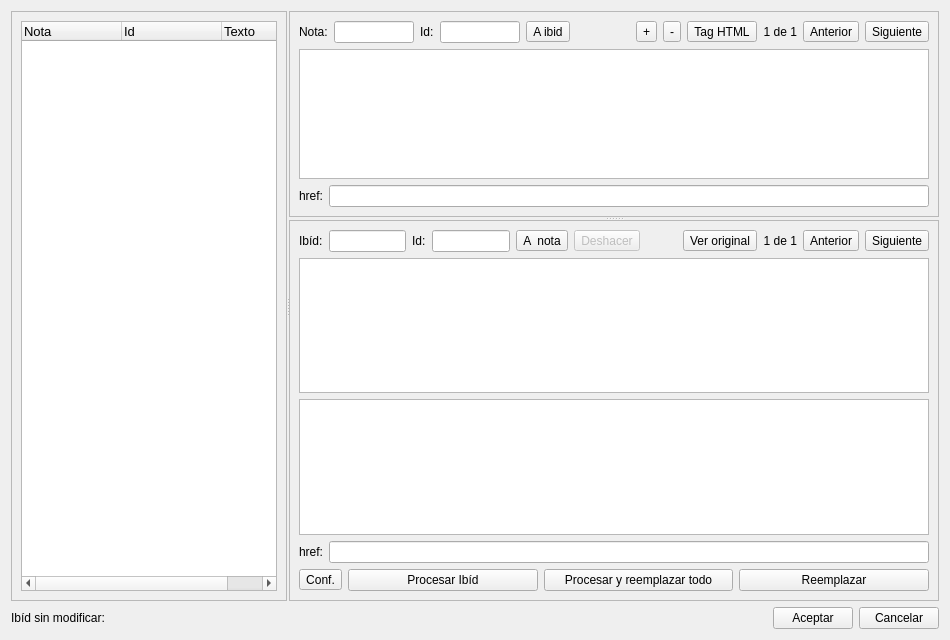
<?xml version="1.0" encoding="UTF-8"?>
<ui version="4.0">
 <class>Dialog</class>
 <widget class="QDialog" name="Dialog">
  <property name="geometry">
   <rect>
    <x>0</x>
    <y>0</y>
    <width>950</width>
    <height>640</height>
   </rect>
  </property>
  <property name="windowTitle">
   <string>ePLIbidem</string>
  </property>
  <property name="windowIcon">
   <iconset>
    <normaloff>../app.ico</normaloff>../app.ico</iconset>
  </property>
  <layout class="QVBoxLayout" name="verticalLayout">
   <item>
    <widget class="QSplitter" name="splitterVertical">
     <property name="sizePolicy">
      <sizepolicy hsizetype="Expanding" vsizetype="Preferred">
       <horstretch>0</horstretch>
       <verstretch>0</verstretch>
      </sizepolicy>
     </property>
     <property name="orientation">
      <enum>Qt::Horizontal</enum>
     </property>
     <property name="handleWidth">
      <number>2</number>
     </property>
     <widget class="QFrame" name="FrameLeft">
      <property name="sizePolicy">
       <sizepolicy hsizetype="Minimum" vsizetype="Preferred">
        <horstretch>0</horstretch>
        <verstretch>0</verstretch>
       </sizepolicy>
      </property>
      <property name="frameShape">
       <enum>QFrame::StyledPanel</enum>
      </property>
      <property name="frameShadow">
       <enum>QFrame::Raised</enum>
      </property>
      <layout class="QVBoxLayout" name="verticalLayout_2">
       <item>
        <widget class="QTreeWidget" name="NoteBrowser">
         <property name="font">
          <font>
           <pointsize>10</pointsize>
          </font>
         </property>
         <property name="focusPolicy">
          <enum>Qt::NoFocus</enum>
         </property>
         <column>
          <property name="text">
           <string>Nota</string>
          </property>
         </column>
         <column>
          <property name="text">
           <string>Id</string>
          </property>
         </column>
         <column>
          <property name="text">
           <string>Texto</string>
          </property>
         </column>
        </widget>
       </item>
      </layout>
     </widget>
     <widget class="QFrame" name="FrameRight">
      <property name="frameShape">
       <enum>QFrame::NoFrame</enum>
      </property>
      <property name="frameShadow">
       <enum>QFrame::Raised</enum>
      </property>
      <property name="lineWidth">
       <number>0</number>
      </property>
      <layout class="QVBoxLayout" name="verticalLayout_3">
       <property name="leftMargin">
        <number>0</number>
       </property>
       <property name="topMargin">
        <number>0</number>
       </property>
       <property name="rightMargin">
        <number>0</number>
       </property>
       <property name="bottomMargin">
        <number>0</number>
       </property>
       <item>
        <widget class="QSplitter" name="splitterHorizontal">
         <property name="orientation">
          <enum>Qt::Vertical</enum>
         </property>
         <property name="handleWidth">
          <number>3</number>
         </property>
         <widget class="QFrame" name="IbidFrame">
          <property name="frameShape">
           <enum>QFrame::StyledPanel</enum>
          </property>
          <property name="frameShadow">
           <enum>QFrame::Raised</enum>
          </property>
          <layout class="QVBoxLayout" name="verticalLayout_4">
           <item>
            <layout class="QHBoxLayout" name="NoteLayout">
             <item>
              <widget class="QLabel" name="NoteLabel">
               <property name="text">
                <string>Nota:</string>
               </property>
              </widget>
             </item>
             <item>
              <widget class="QLineEdit" name="NoteEntry">
               <property name="maximumSize">
                <size>
                 <width>80</width>
                 <height>16777215</height>
                </size>
               </property>
               <property name="alignment">
                <set>Qt::AlignCenter</set>
               </property>
               <property name="readOnly">
                <bool>true</bool>
               </property>
              </widget>
             </item>
             <item>
              <widget class="QLabel" name="NoteIdLabel">
               <property name="text">
                <string>Id:</string>
               </property>
              </widget>
             </item>
             <item>
              <widget class="QLineEdit" name="NoteIdEntry">
               <property name="maximumSize">
                <size>
                 <width>80</width>
                 <height>16777215</height>
                </size>
               </property>
               <property name="alignment">
                <set>Qt::AlignCenter</set>
               </property>
               <property name="readOnly">
                <bool>true</bool>
               </property>
              </widget>
             </item>
             <item>
              <widget class="QToolButton" name="NoteToIbidButton">
               <property name="sizePolicy">
                <sizepolicy hsizetype="Minimum" vsizetype="Fixed">
                 <horstretch>0</horstretch>
                 <verstretch>0</verstretch>
                </sizepolicy>
               </property>
               <property name="focusPolicy">
                <enum>Qt::NoFocus</enum>
               </property>
               <property name="toolTip">
                <string>Pasar nota a ibíd.</string>
               </property>
               <property name="text">
                <string>A ibid</string>
               </property>
               <property name="icon">
                <iconset theme="format-indent-more">
                 <normaloff>.</normaloff>.</iconset>
               </property>
              </widget>
             </item>
             <item>
              <spacer name="NoteSpacer">
               <property name="orientation">
                <enum>Qt::Horizontal</enum>
               </property>
               <property name="sizeHint" stdset="0">
                <size>
                 <width>40</width>
                 <height>20</height>
                </size>
               </property>
              </spacer>
             </item>
             <item>
              <widget class="QToolButton" name="FontIncreaseSizeButton">
               <property name="toolTip">
                <string>Aumenta el tamaño del texto.</string>
               </property>
               <property name="text">
                <string>+</string>
               </property>
               <property name="icon">
                <iconset theme="format-font-size-more">
                 <normaloff>.</normaloff>.</iconset>
               </property>
               <property name="shortcut">
                <string>Ctrl++</string>
               </property>
              </widget>
             </item>
             <item>
              <widget class="QToolButton" name="FontDecreaseSizeButton">
               <property name="toolTip">
                <string>Disminuye el tamaño del texto.</string>
               </property>
               <property name="text">
                <string>-</string>
               </property>
               <property name="icon">
                <iconset theme="format-font-size-less">
                 <normaloff>.</normaloff>.</iconset>
               </property>
               <property name="shortcut">
                <string>Ctrl+-</string>
               </property>
              </widget>
             </item>
             <item>
              <widget class="QToolButton" name="TagButton">
               <property name="focusPolicy">
                <enum>Qt::NoFocus</enum>
               </property>
               <property name="toolTip">
                <string>Aplica/Oculta estilos HTML.
(No se puede editar la nota en este modo)</string>
               </property>
               <property name="text">
                <string>Tag HTML</string>
               </property>
               <property name="icon">
                <iconset theme="format-text-code">
                 <normaloff>.</normaloff>.</iconset>
               </property>
               <property name="checkable">
                <bool>true</bool>
               </property>
               <property name="checked">
                <bool>false</bool>
               </property>
              </widget>
             </item>
             <item>
              <widget class="QLabel" name="NoteCurrent">
               <property name="text">
                <string>1 de 1</string>
               </property>
               <property name="alignment">
                <set>Qt::AlignRight|Qt::AlignTrailing|Qt::AlignVCenter</set>
               </property>
              </widget>
             </item>
             <item>
              <widget class="QToolButton" name="NotePrevButton">
               <property name="focusPolicy">
                <enum>Qt::NoFocus</enum>
               </property>
               <property name="toolTip">
                <string>Retrocede a la nota anterior.</string>
               </property>
               <property name="text">
                <string>Anterior</string>
               </property>
               <property name="icon">
                <iconset theme="go-previous">
                 <normaloff>.</normaloff>.</iconset>
               </property>
              </widget>
             </item>
             <item>
              <widget class="QToolButton" name="NoteNextButton">
               <property name="focusPolicy">
                <enum>Qt::NoFocus</enum>
               </property>
               <property name="toolTip">
                <string>Avanza a la siguiente nota.</string>
               </property>
               <property name="text">
                <string>Siguiente</string>
               </property>
               <property name="icon">
                <iconset theme="go-next">
                 <normaloff>.</normaloff>.</iconset>
               </property>
              </widget>
             </item>
            </layout>
           </item>
           <item>
            <widget class="QTextEdit" name="NoteText">
             <property name="enabled">
              <bool>true</bool>
             </property>
             <property name="font">
              <font>
               <pointsize>11</pointsize>
              </font>
             </property>
             <property name="toolTip">
              <string>Texto de la nota base.</string>
             </property>
             <property name="tabChangesFocus">
              <bool>true</bool>
             </property>
             <property name="undoRedoEnabled">
              <bool>false</bool>
             </property>
             <property name="readOnly">
              <bool>true</bool>
             </property>
            </widget>
           </item>
           <item>
            <layout class="QHBoxLayout" name="NoteHrefLayout">
             <item>
              <widget class="QLabel" name="NoteHrefLabel">
               <property name="text">
                <string>href:</string>
               </property>
              </widget>
             </item>
             <item>
              <widget class="QLineEdit" name="NoteHrefEntry">
               <property name="readOnly">
                <bool>true</bool>
               </property>
              </widget>
             </item>
            </layout>
           </item>
          </layout>
         </widget>
         <widget class="QFrame" name="NoteFrame">
          <property name="frameShape">
           <enum>QFrame::StyledPanel</enum>
          </property>
          <property name="frameShadow">
           <enum>QFrame::Raised</enum>
          </property>
          <layout class="QVBoxLayout" name="verticalLayout_5">
           <item>
            <layout class="QHBoxLayout" name="IbidControlsLayout">
             <item>
              <widget class="QLabel" name="IbidLabel">
               <property name="text">
                <string>Ibíd:</string>
               </property>
              </widget>
             </item>
             <item>
              <widget class="QLineEdit" name="IbidEntry">
               <property name="maximumSize">
                <size>
                 <width>80</width>
                 <height>16777215</height>
                </size>
               </property>
               <property name="alignment">
                <set>Qt::AlignCenter</set>
               </property>
               <property name="readOnly">
                <bool>true</bool>
               </property>
              </widget>
             </item>
             <item>
              <widget class="QLabel" name="IbidIdLabel">
               <property name="text">
                <string>Id:</string>
               </property>
              </widget>
             </item>
             <item>
              <widget class="QLineEdit" name="IbidIdEntry">
               <property name="maximumSize">
                <size>
                 <width>80</width>
                 <height>16777215</height>
                </size>
               </property>
               <property name="alignment">
                <set>Qt::AlignCenter</set>
               </property>
               <property name="readOnly">
                <bool>true</bool>
               </property>
              </widget>
             </item>
             <item>
              <widget class="QToolButton" name="IbidToNoteButton">
               <property name="focusPolicy">
                <enum>Qt::NoFocus</enum>
               </property>
               <property name="toolTip">
                <string>Pasar ibíd. a nota.</string>
               </property>
               <property name="text">
                <string>A  nota</string>
               </property>
               <property name="icon">
                <iconset theme="format-indent-less">
                 <normaloff>.</normaloff>.</iconset>
               </property>
              </widget>
             </item>
             <item>
              <widget class="QToolButton" name="IbidUndoButton">
               <property name="enabled">
                <bool>false</bool>
               </property>
               <property name="focusPolicy">
                <enum>Qt::NoFocus</enum>
               </property>
               <property name="toolTip">
                <string>Restaura la nota al texto original.</string>
               </property>
               <property name="text">
                <string>Deshacer</string>
               </property>
               <property name="icon">
                <iconset theme="edit-undo">
                 <normaloff>.</normaloff>.</iconset>
               </property>
               <property name="shortcut">
                <string>Ctrl+U</string>
               </property>
              </widget>
             </item>
             <item>
              <spacer name="IbidSpacer">
               <property name="orientation">
                <enum>Qt::Horizontal</enum>
               </property>
               <property name="sizeHint" stdset="0">
                <size>
                 <width>40</width>
                 <height>20</height>
                </size>
               </property>
              </spacer>
             </item>
             <item>
              <widget class="QToolButton" name="ShowOriginalIbid">
               <property name="toolTip">
                <string>Muestra/Oculta el ibid original.</string>
               </property>
               <property name="text">
                <string>Ver original</string>
               </property>
               <property name="icon">
                <iconset theme="view-visible">
                 <normaloff>.</normaloff>.</iconset>
               </property>
               <property name="checkable">
                <bool>true</bool>
               </property>
              </widget>
             </item>
             <item>
              <widget class="QLabel" name="IbidCurrent">
               <property name="text">
                <string>1 de 1</string>
               </property>
               <property name="alignment">
                <set>Qt::AlignRight|Qt::AlignTrailing|Qt::AlignVCenter</set>
               </property>
              </widget>
             </item>
             <item>
              <widget class="QToolButton" name="IbidPrevButton">
               <property name="focusPolicy">
                <enum>Qt::NoFocus</enum>
               </property>
               <property name="toolTip">
                <string>Retrocede a la nota ibíd. anterior.</string>
               </property>
               <property name="text">
                <string>Anterior</string>
               </property>
               <property name="icon">
                <iconset theme="go-previous">
                 <normaloff>.</normaloff>.</iconset>
               </property>
               <property name="shortcut">
                <string>Ctrl+PgUp</string>
               </property>
              </widget>
             </item>
             <item>
              <widget class="QToolButton" name="IbidNextButton">
               <property name="focusPolicy">
                <enum>Qt::NoFocus</enum>
               </property>
               <property name="toolTip">
                <string>Avanza a la siguiente nota ibíd.</string>
               </property>
               <property name="text">
                <string>Siguiente</string>
               </property>
               <property name="icon">
                <iconset theme="go-next">
                 <normaloff>.</normaloff>.</iconset>
               </property>
               <property name="shortcut">
                <string>Ctrl+PgDown</string>
               </property>
              </widget>
             </item>
            </layout>
           </item>
           <item>
            <widget class="QTextEdit" name="IbidOriginalText">
             <property name="enabled">
              <bool>true</bool>
             </property>
             <property name="font">
              <font>
               <pointsize>11</pointsize>
              </font>
             </property>
             <property name="toolTip">
              <string>Texto de la nota ibíd. original.</string>
             </property>
             <property name="undoRedoEnabled">
              <bool>false</bool>
             </property>
             <property name="readOnly">
              <bool>true</bool>
             </property>
            </widget>
           </item>
           <item>
            <widget class="QTextEdit" name="IbidText">
             <property name="font">
              <font>
               <pointsize>11</pointsize>
              </font>
             </property>
             <property name="toolTip">
              <string>Texto de la nota ibíd.</string>
             </property>
             <property name="tabChangesFocus">
              <bool>true</bool>
             </property>
            </widget>
           </item>
           <item>
            <layout class="QHBoxLayout" name="IbidHrefLayout">
             <item>
              <widget class="QLabel" name="IbidHrefLabel">
               <property name="text">
                <string>href:</string>
               </property>
              </widget>
             </item>
             <item>
              <widget class="QLineEdit" name="IbidHrefEntry">
               <property name="readOnly">
                <bool>true</bool>
               </property>
              </widget>
             </item>
            </layout>
           </item>
           <item>
            <layout class="QHBoxLayout" name="IbidModifyLayout">
             <item>
              <widget class="QToolButton" name="ConfigButton">
               <property name="sizePolicy">
                <sizepolicy hsizetype="Fixed" vsizetype="Fixed">
                 <horstretch>0</horstretch>
                 <verstretch>0</verstretch>
                </sizepolicy>
               </property>
               <property name="focusPolicy">
                <enum>Qt::NoFocus</enum>
               </property>
               <property name="toolTip">
                <string>Configuración del procesado.</string>
               </property>
               <property name="text">
                <string>Conf.</string>
               </property>
               <property name="icon">
                <iconset theme="application-menu">
                 <normaloff>.</normaloff>.</iconset>
               </property>
              </widget>
             </item>
             <item>
              <widget class="QPushButton" name="IbidProcessButton">
               <property name="focusPolicy">
                <enum>Qt::NoFocus</enum>
               </property>
               <property name="toolTip">
                <string>Aplica la RegEx y las opciones seleccionadas a la nota.
Los cambios serán descartados si no se pulsa el botón Reemplazar.</string>
               </property>
               <property name="text">
                <string>Procesar Ibíd</string>
               </property>
               <property name="shortcut">
                <string>Ctrl+Backspace</string>
               </property>
              </widget>
             </item>
             <item>
              <widget class="QPushButton" name="IbidProcessAllButton">
               <property name="focusPolicy">
                <enum>Qt::NoFocus</enum>
               </property>
               <property name="toolTip">
                <string>Procesa todas las notas y las reemplaza.</string>
               </property>
               <property name="text">
                <string>Procesar y reemplazar todo</string>
               </property>
              </widget>
             </item>
             <item>
              <widget class="QPushButton" name="IbidReplaceButton">
               <property name="focusPolicy">
                <enum>Qt::NoFocus</enum>
               </property>
               <property name="toolTip">
                <string>Reemplaza el texto de la nota.
Si no se reemplaza los cambios en la nota se descartarán.</string>
               </property>
               <property name="text">
                <string>Reemplazar</string>
               </property>
               <property name="shortcut">
                <string>Ctrl+Return</string>
               </property>
              </widget>
             </item>
            </layout>
           </item>
          </layout>
         </widget>
        </widget>
       </item>
      </layout>
     </widget>
    </widget>
   </item>
   <item>
    <layout class="QHBoxLayout" name="BotomLayout">
     <item>
      <widget class="QLabel" name="Messenger">
       <property name="enabled">
        <bool>true</bool>
       </property>
       <property name="toolTip">
        <string>Ibid que no han sido modificados</string>
       </property>
       <property name="text">
        <string>Ibíd sin modificar: </string>
       </property>
      </widget>
     </item>
     <item>
      <spacer name="messageSpacer">
       <property name="orientation">
        <enum>Qt::Horizontal</enum>
       </property>
       <property name="sizeHint" stdset="0">
        <size>
         <width>40</width>
         <height>20</height>
        </size>
       </property>
      </spacer>
     </item>
     <item>
      <widget class="QPushButton" name="AcceptButton">
       <property name="focusPolicy">
        <enum>Qt::NoFocus</enum>
       </property>
       <property name="toolTip">
        <string>Confirma los cambios y escribe el archivo.</string>
       </property>
       <property name="text">
        <string>Aceptar</string>
       </property>
       <property name="icon">
        <iconset theme="dialog-ok">
         <normaloff>.</normaloff>.</iconset>
       </property>
      </widget>
     </item>
     <item>
      <widget class="QPushButton" name="CancelButton">
       <property name="focusPolicy">
        <enum>Qt::NoFocus</enum>
       </property>
       <property name="toolTip">
        <string>Cancela todos los cambios y no modifica el archivo.</string>
       </property>
       <property name="text">
        <string>Cancelar</string>
       </property>
       <property name="icon">
        <iconset theme="dialog-cancel">
         <normaloff>.</normaloff>.</iconset>
       </property>
      </widget>
     </item>
    </layout>
   </item>
  </layout>
 </widget>
 <resources>
  <include location="resources.qrc"/>
 </resources>
 <connections/>
</ui>
